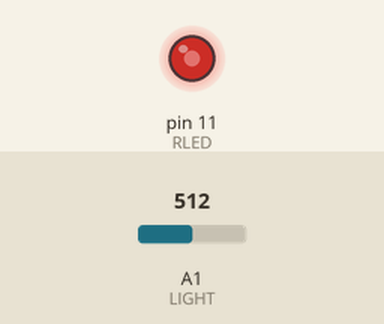
Bench run of a sketch on a simulated Arduino Uno, built with avr-gcc and run on an emulated ATmega328P. On the bench: output pins drawn as LEDs (lit = HIGH). The inputs (shaded band) are chosen by the test bench; at power-on: A1 (LIGHT) = 512.

Above: at 1.2 s.
1.3 s: A1 (LIGHT) set to 716
At 2.2 s:
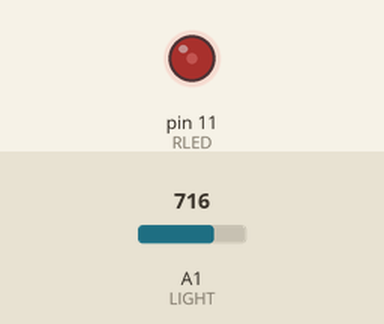
2.8 s: A1 (LIGHT) set to 900
At 3.3 s:
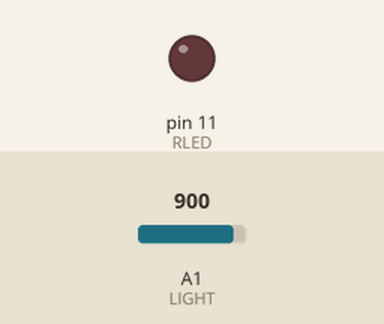
4.3 s: A1 (LIGHT) set to 888
At 5.5 s:
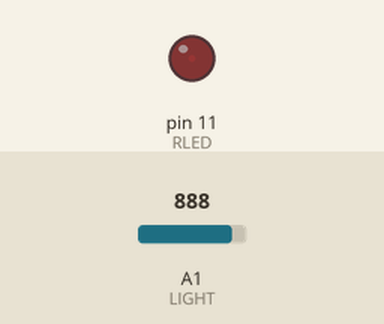
5.8 s: A1 (LIGHT) set to 306
At 6.8 s:
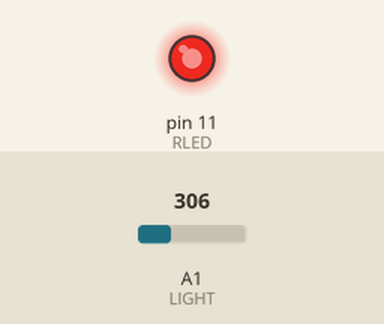
7.3 s: A1 (LIGHT) set to 511
At 8.0 s:
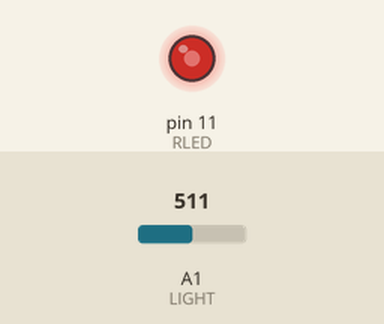
8.8 s: A1 (LIGHT) set to 910
At 9.1 s:
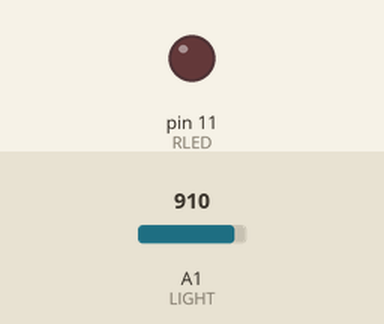
Timing chart, 0 to 11.3 s (numbered marks = the images above; inputs shaded):
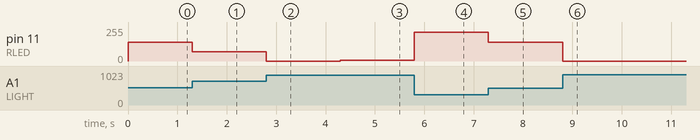

Measured:
- after the input at 1.3 s, pin 11 (RLED): 142/255 → 68/255 at once
- after the input at 2.8 s, pin 11 (RLED): 68/255 → 0/255 at once
- after the input at 4.3 s, pin 11 (RLED): 0/255 → 5/255 at once
- after the input at 5.8 s, pin 11 (RLED): 5/255 → 217/255 at once
- after the input at 7.3 s, pin 11 (RLED): 217/255 → 142/255 at once
- after the input at 8.8 s, pin 11 (RLED): 142/255 → 0/255 at once

The sketch:

Photoresistor.ino
```cpp
const int RLED = 11;
const int LIGHT=1;
const int MIN_LIGHT=200;
const int MAX_LIGHT=900;

int val = 0;

void setup() {

  //Serial.begin(9600);      // open the serial port at 9600 bps:
  pinMode(RLED,OUTPUT);

}

void loop() {
  val = analogRead(LIGHT);
  val = map(val,MIN_LIGHT,MAX_LIGHT,255,0);
  val = constrain(val,0,255);
  analogWrite(RLED,val);
}
```
